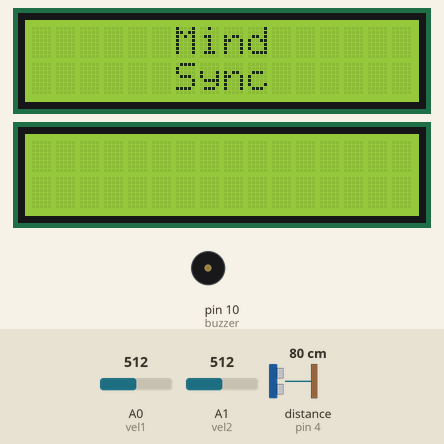
Bench run of a sketch on a simulated Arduino Uno, built with avr-gcc and run on an emulated ATmega328P. Parts: 2 × 16×2 character LCD, buzzer (waves = sounding). Wiring (inferred from the names in the program): ultrasonic range finder: trigger pin 2; echo pin 4. The test bench sets the inputs (shaded band); at power-on: A0 (vel1) = 512, A1 (vel2) = 512, distance to the obstacle (sensor on pin 4) 80 cm. The echo pulse lasts 58.3 µs per cm; what the sketch prints to the serial monitor is not drawn.

Above: at 4.0 s.
At 7.1 s:
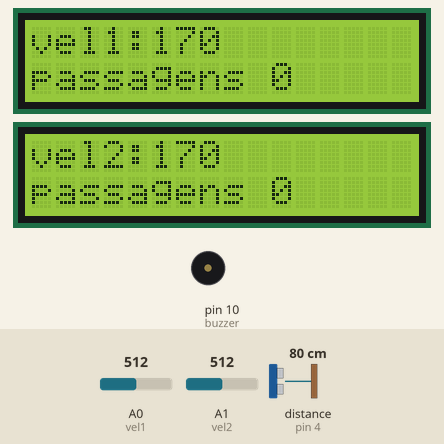
7.2 s: A0 (vel1) set to 411
At 9.4 s:
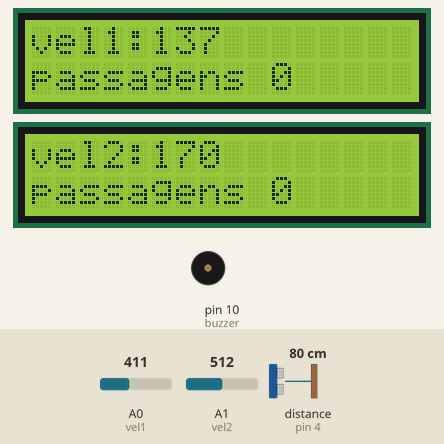
10.2 s: A0 (vel1) set to 378
At 11.4 s:
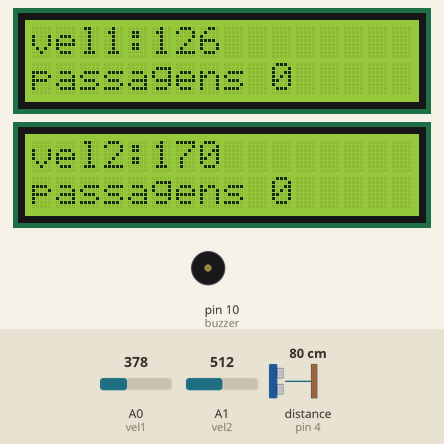
11.8 s: A1 (vel2) set to 283
At 13.3 s:
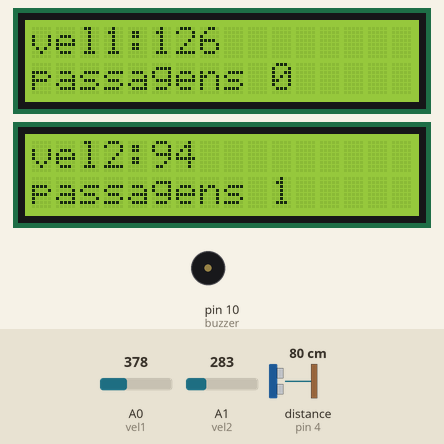
13.4 s: A1 (vel2) set to 249
At 14.04 s:
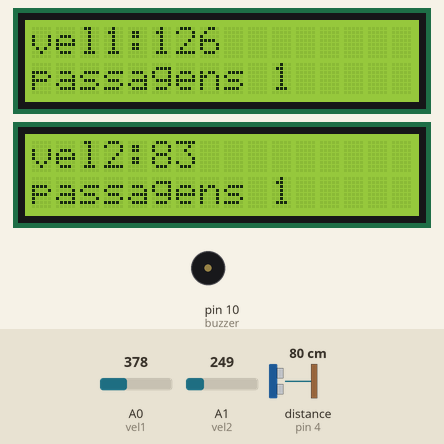
16.4 s: distance to the obstacle (sensor on pin 4) set to 299 cm
19.4 s: distance to the obstacle (sensor on pin 4) set to 35 cm
Timing chart, 0 to 22.4 s (numbered marks = the images above; inputs shaded):
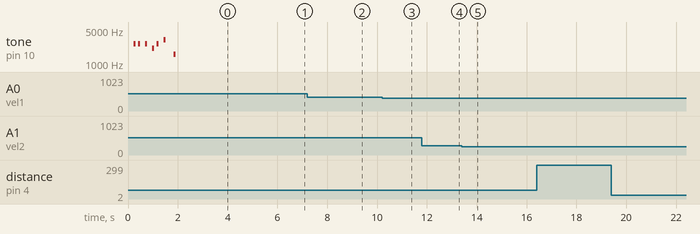

The sketch:

codigo.ino
```cpp
#include <LiquidCrystal_I2C.h>
#include <Wire.h>

// Definição dos pinos analógicos para as velocidades
int vel1 = A0;
int vel2 = A1;
int speed1 = 0;
int speed2 = 0;

// buzzer
int buzzer = 10; //BUZZER (PINO DIGITAL 10)
// PINOS DO SENSOR ULTRASSÔNICO
int echoPin = 4; // Recebe a informação de volta
int trigPin = 2; // Envia o sinal

// Contadores de ultrapassagens
int ultrapassagem1 = 0;
int ultrapassagem2 = 0;

// Inicialização dos LCDs
LiquidCrystal_I2C lcd1(0x27, 16, 2);
LiquidCrystal_I2C lcd2(0x20, 16, 2);


// Número máximo de leituras a armazenar
const int maxLeituras = 10;

// índice controlador dos arrays
int index = 0;

// Arrays para armazenar leituras de velocidade e distância
int leituras_vel1[maxLeituras];
int leituras_vel2[maxLeituras];
long distancias[maxLeituras];

// Arrays para armazenar as médias móveis
int mediaMovelVelCarro1[10];
int mediaMovelVelCarro2[10];
int contagemLeituras = 0; // CONTADOR DE LEITURAS

unsigned long previousMillis = 0; // Variável para armazenar o tempo de execução anterior
const long interval = 2000; // Intervalo de tempo em milissegundos (2 segundos)

void setup() {

  // Inicializa o serial monitor
  Serial.begin(9600);

  // Configuração dos pinos do sensor ultrassônico
  pinMode(trigPin, OUTPUT);
  pinMode(echoPin, INPUT);

  // Inicialização dos LCDs
  lcd1.init();
  lcd2.init();
  lcd1.backlight();
  lcd2.backlight();

  // ARRAYS DE FREQUÊNCIA E DE DELAY PARA O SOM DE MARIO
  int frequencies[] = {2637, 2637, 2637, 2093, 2637, 3136, 1568};
  int songdelay[] = {100, 100, 200, 200, 100, 200, 320};

  // TOCA O SOM DE INTRODUÇÃO DO MARIO
  for (int i = 0; i < 7; i++) {
    delay(songdelay[i]);
    tone(buzzer, frequencies[i]);
    delay(80); //DURAÇÃO DE CADA BEEP
    noTone(buzzer);
  }

  //INICIALIZA A ANIMAÇÃO DO DISPLAY
  Introdisplay();

  //ESCREVE O LOGO QUE DURA MOMENTÂNEAMENTE
  lcd1.setCursor(6, 0);
  lcd1.print("Mind");
  lcd1.setCursor(6, 1);
  lcd1.print("Sync");
  delay(1000);
  lcd1.clear();

  lcd2.setCursor(6, 0);
  lcd2.print("Mind");
  lcd2.setCursor(6, 1);
  lcd2.print("Sync");
  delay(1000);
  lcd2.clear();
}

void loop() {
  unsigned long currentMillis = millis(); // Pega o tempo atual

  // Leitura e ajuste das velocidades dos carros
  speed1 = analogRead(vel1) / 3;
  speed2 = analogRead(vel2) / 3;

  // Exibição dos LCDS
  lcd();

  // Medição da distância com o sensor ultrassônico
  long duration;
  long distance;

  digitalWrite(trigPin, LOW);
  delayMicroseconds(4);
  digitalWrite(trigPin, HIGH);
  delayMicroseconds(10);
  digitalWrite(trigPin, LOW);

  // Medida do tempo de ida e volta do som
  duration = pulseIn(echoPin, HIGH);
  // Cálculo da distância em centímetros com maior precisão
  distance = duration / 58.31;

  // Armazenamento das velocidades e distância nos arrays
  if (index < maxLeituras) {
    leituras_vel1[index] = speed1;
    leituras_vel2[index] = speed2;
    distancias[index] = distance;
    index++;
  } else {
    index = 0; // Reset do índice quando chega ao máximo
  }

  // Adiciona as leituras de velocidade à média móvel
  for (int i = 9; i > 0; i--) {
    mediaMovelVelCarro1[i] = mediaMovelVelCarro1[i - 1];
    mediaMovelVelCarro2[i] = mediaMovelVelCarro2[i - 1];
  }

  mediaMovelVelCarro1[0] = speed1;
  mediaMovelVelCarro2[0] = speed2;
  contagemLeituras++;

  // Verifica se foram feitas 10 leituras
  if (contagemLeituras >= 10) {
    // Calcula a média aritmética das últimas 10 leituras
    int somaVelCarro1 = 0;
    int somaVelCarro2 = 0;
    for (int i = 0; i < 10; i++) {
      somaVelCarro1 += mediaMovelVelCarro1[i];
      somaVelCarro2 += mediaMovelVelCarro2[i];
    }
    speed1 = somaVelCarro1 / 10;
    speed2 = somaVelCarro2 / 10;
  }

  // Verifica se a distância está diminuindo e é menor que 4 metros
  distance = 0;
  // variável de tratamento do código.
  int ultrapassagem = 0;

  // VERIFICAÇÃO DE ULTRAPASSAGEM COM BASE NA MÉDIA MÓVEL
  if (speed1 >= 1.3 * speed2 || speed2 >= 1.3 * speed1 && distance < 400) {
    ultrapassagem = 1;
  }

  // CONFIRMAÇÃO DA CHANCE DE ULTRAPASSAGEM (ocorre somente se passaram-se 1s desde a última)
  if (currentMillis - previousMillis >= interval && ultrapassagem == 1) {
    // Salva o tempo atual na variável previousMillis
    previousMillis = currentMillis;
    Serial.println("Chance de ultrapassagem detectada!"); //exemplo
    if (distance  == 0 && speed1 >= 1.3 * speed2) {
      ultrapassagem1++;
      Serial.println("O corredor (1) fez uma ultrapassagem!");
      Serial.print("Ultrapassagens do carro (1) : ");
      Serial.print(ultrapassagem1);

    }
    if (distance  == 0 && speed2 >= 1.3 * speed1) {
      ultrapassagem2++;
      Serial.println("O corredor (2) fez uma ultrapassagem!");
      Serial.print("Ultrapassagens do carro (2) : ");
      Serial.print(ultrapassagem2);
    }
  }


  // Pequeno atraso para evitar saturação do loop

    // Imprime os dados no Serial Monitor
  if (index == 9) {
    for (int i = 0; i < maxLeituras; i++) {

      Serial.print("v1 = ");
      Serial.println(speed1);
      Serial.print("v2 = ");
      Serial.println(speed2);
      Serial.print("dist = ");
      Serial.println(distance);
    }
  }

  delay(100);
  lcdClear();
}

void lcd() {
  lcd1.setCursor(0, 0);
  lcd1.print("vel1: ");
  lcd2.setCursor(0, 0);
  lcd2.print("vel2: ");
  lcd1.setCursor(5, 0);
  lcd1.print(speed1);
  lcd2.setCursor(5, 0);
  lcd2.print(speed2);
  lcd1.setCursor(0, 1);
  lcd1.print("passagens ");
  lcd1.setCursor(10, 1);
  lcd1.print(ultrapassagem1);
  lcd1.setCursor(9, 0);
  lcd2.setCursor(0, 1);
  lcd2.print("passagens ");
  lcd2.setCursor(10, 1);
  lcd2.print(ultrapassagem2);
}

void lcdClear() {
  lcd1.clear();
  lcd2.clear();
}

void Introdisplay() {
  //MOVE POSIÇÕES

  for (int positionCounter = 0; positionCounter < 9; positionCounter++) {
    if (positionCounter == 0) {
      lcd1.setCursor(positionCounter, 0);
      lcd1.print("d");
      lcd2.setCursor(positionCounter, 0);
      lcd2.print("d");

    }
    else if (positionCounter == 1) {
      lcd1.setCursor(positionCounter - 1, 0);
      lcd1.print("nd");
      lcd2.setCursor(positionCounter - 1, 0);
      lcd2.print("nd");

    }
    else if (positionCounter == 2) {
      lcd1.setCursor(positionCounter - 2, 0);
      lcd1.print("ind");
      lcd2.setCursor(positionCounter - 2, 0);
      lcd2.print("ind");


    }
    else if (positionCounter == 3) {
      lcd1.setCursor(positionCounter - 3, 0);
      lcd1.print("Mind");
      lcd2.setCursor(positionCounter - 3, 0);
      lcd2.print("Mind");
    }
    else {
      lcd1.setCursor(positionCounter - 3, 0);
      lcd1.print("Mind");
      lcd2.setCursor(positionCounter - 3, 0);
      lcd2.print("Mind");
    }
    lcd1.setCursor(15 - positionCounter, 1);
    lcd1.print("Sync");
    delay(100);
    lcd1.clear();

    lcd2.setCursor(15 - positionCounter, 1);
    lcd2.print("Sync");
    delay(100);
    lcd2.clear(); // Limpa o display para o próximo movimento
  }
}
```

Measured:
- after the input at 10.2 s, the display: changes after 0.19 s (image 3)
- after the input at 11.8 s, the display: changes after 0.19 s (image 4)
- what the display in image 0 shows lasts 1.0 s, from 3.9 s to 4.9 s
- what the display in image 2 shows lasts 0.6 s, from 9.0 s to 9.6 s
- what the display in image 3 shows lasts 0.7 s, from 10.9 s to 11.6 s
- what the display in image 5 shows lasts 0.5 s, from 13.8 s to 14.3 s
